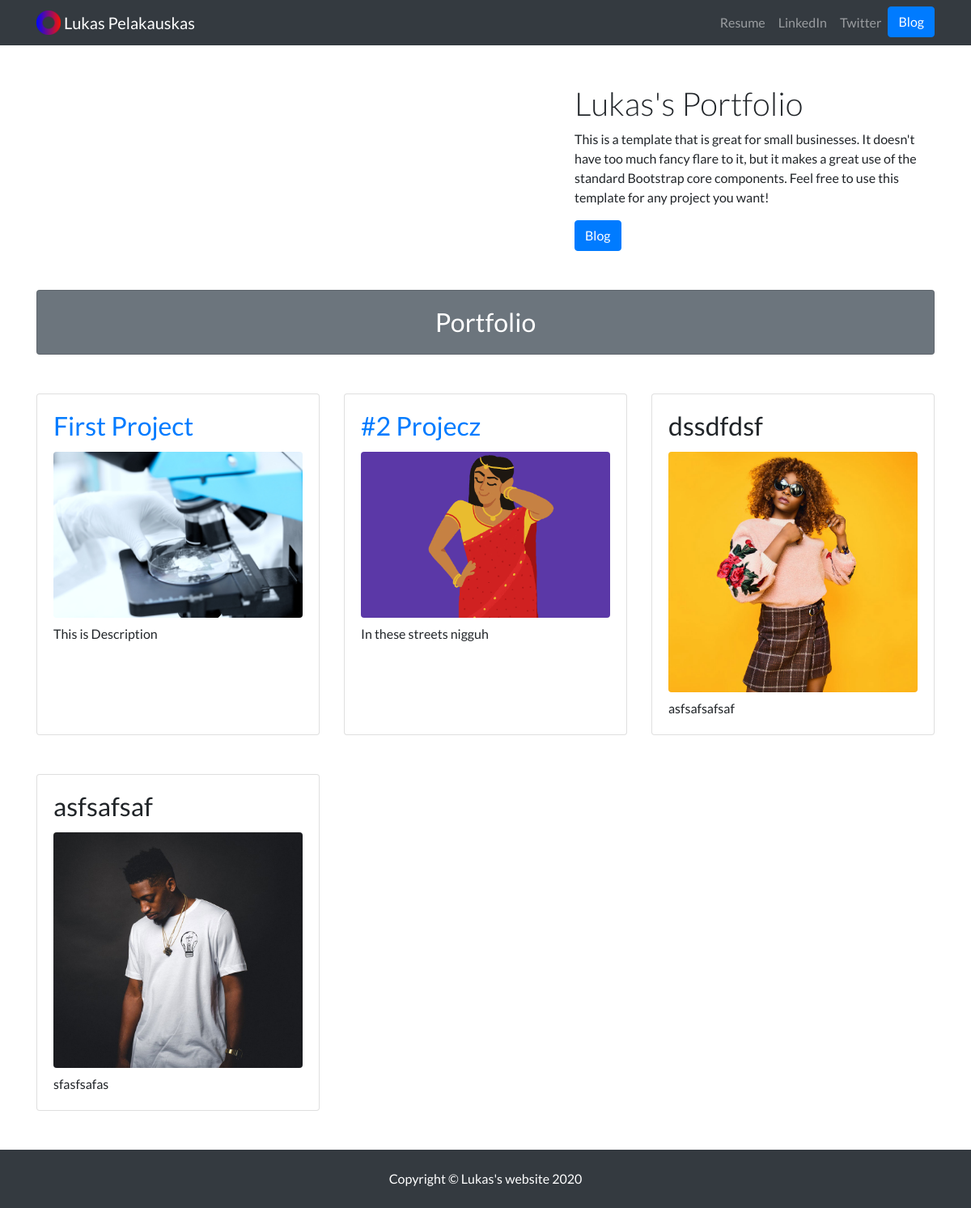
The page / on the database its author committed.
### portfolio/models.py (models this page shows, shortened)
class Project(models.Model):
    title = models.CharField(max_length=100)
    description = models.CharField(max_length=250)
    image = models.ImageField(upload_to='portfolio/images/')
    url = models.URLField(blank=True)

### portfolio/views.py (the view)
# urls.py: 2. Add a URL to urlpatterns:  path('', views.home, name='home')
def home(request):
    projects = Project.objects.all()
    return render(request, 'port/home.html', {'projects':projects})

### portfolio/templates/port/home.html (shortened to what this page needs)
{% extends "port/base.html" %}
{% load static %}
{% block content %}
<div class="row align-items-center my-5">
  <div class="col-lg-7">
  </div>
  <div class="col-lg-5">
    <h1 class="font-weight-light">Lukas's Portfolio</h1>
    <p>This is a template that is great for small businesses. It doesn't have too much fancy flare to it, but it makes a great use of the standard Bootstrap core components. Feel free to use this template for any project you want!</p>
    <a class="btn btn-primary" href="{% url 'post:all_blogs' %}">Blog</a>
  </div>
</div>
<div class="card text-white bg-secondary my-5 py-0 text-center">
  <div class="card-body">
    <h2 class="text-white m-0">Portfolio</h2>
  </div>
</div>
<div class="row">
  {% for project in projects %}
  <div class="col-md-4 mb-5">
    <div class="card h-100">
      <div class="card-body">
        {% if project.url %}
        <a href="{{ project.image.url }}"><h2 class="card-title">{{ project.title }}</h2>
        <img src="{{ project.image.url }}" class="img-fluid mb-2 rounded">
        </a>
        {% else %}
        <h2 class="card-title">{{ project.title }}</h2>
        <img src="{{ project.image.url }}" class="img-fluid rounded mb-2">
        {% endif %}
        <p class="card-text">{{ project.description }}</p>
      </div>
    </div>
  </div>
  {% endfor %}
</div>
{% endblock %}

### portfolio/templates/port/base.html (shortened to what this page needs)
{% load static %}
<!doctype html>
<html lang="en">
<head>
  <link rel="stylesheet" href="https://stackpath.bootstrapcdn.com/bootstrap/4.4.1/css/bootstrap.min.css">
  <link rel="stylesheet" href="{% static "portfolio/custom.css" %}">
</head>
<body>
  <nav id="topNav" class="navbar navbar-expand-lg navbar-dark bg-dark fixed-top">
    <div class="container">
      <a class="navbar-brand" href="{% url 'home' %}">
        <img src="{% static "portfolio/Logo.png" %}" width="30" height="30" class="d-inline-block align-top" alt="Nick's Logo">
        <span>Lukas Pelakauskas</span>
      </a>
      <div class="collapse navbar-collapse text-center" id="navbarNav">
        <ul class="navbar-nav ml-auto">
          <li class="nav-item">
            <a class="nav-link" href="{% static "portfolio/resume.pdf" %}">Resume</a>
          </li>
          <li class="nav-item">
            <a class="nav-link" href="https://www.linkedin.com/in/nick-walter/" target="_blank">LinkedIn</a>
          </li>
          <li class="nav-item">
            <a class="nav-link" href="https://twitter.com/ZappyCode" target="_blank">Twitter</a>
          </li>
          <li>
            <a role="button" href="{% url 'post:all_blogs' %}" class="btn btn-primary">Blog</a>
          </li>
        </ul>
      </div>
    </div>
  </nav>
  <div class="container">
    {% block content %}{% endblock %}
  </div>
<footer class="py-4 bg-dark">
  <div class="container">
    <p class="m-0 text-center text-white">Copyright &copy; Lukas's website {% now "Y" %}</p>
  </div>
</footer>
</body>
</html>

### portfolio/static/portfolio/custom.css (style rules this page uses)
body { padding-top: 56px; font-family: 'Lato', sans-serif; }

### rows shown on the page
Project: title "First Project", image (picture), description "This is Description"
Project: title "#2 Projecz", image (picture), description "In these streets nigguh"
Project: title "dssdfdsf", image (picture), description "asfsafsafsaf"
Project: title "asfsafsaf", image (picture), description "sfasfsafas"
